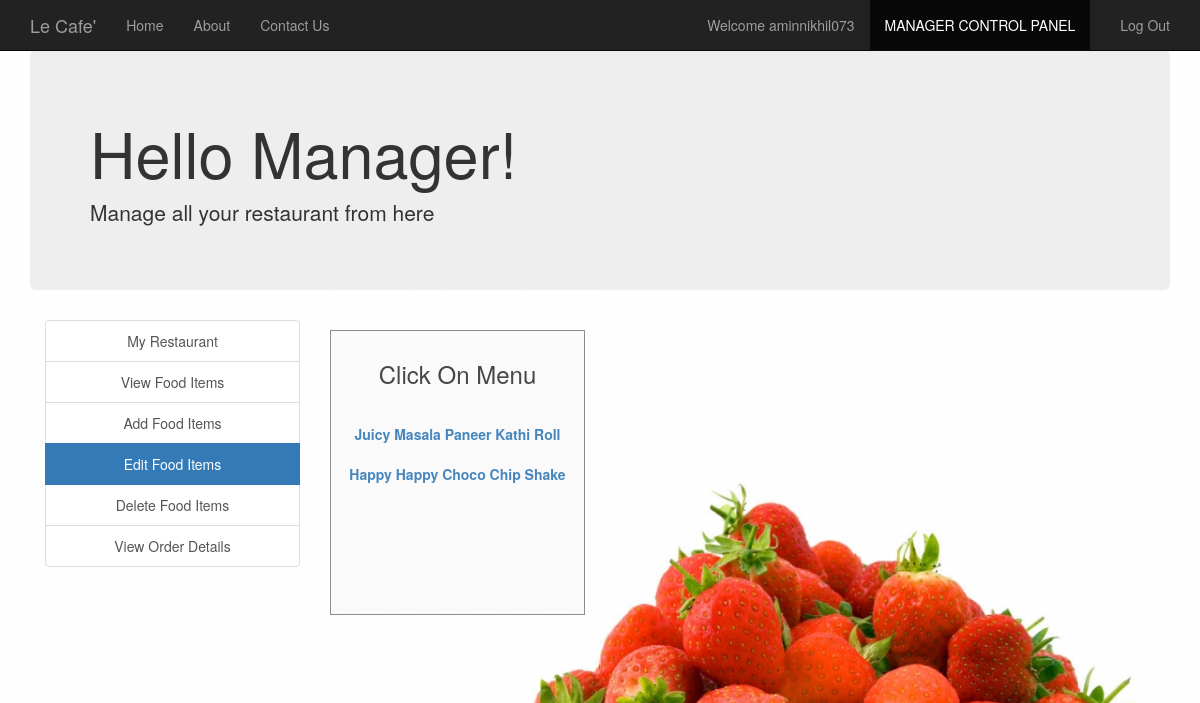
The page /edit_food_items.php (signed in) on the database its author committed.
### tables this page shows
CREATE TABLE `manager` (
  `username` varchar(30) NOT NULL,
  `fullname` varchar(30) NOT NULL,
  `email` varchar(30) NOT NULL,
  `contact` varchar(30) NOT NULL,
  `address` varchar(50) NOT NULL,
  `password` varchar(30) NOT NULL
);

CREATE TABLE `food` (
  `F_ID` int(30) NOT NULL,
  `name` varchar(30) NOT NULL,
  `price` int(30) NOT NULL,
  `description` varchar(200) NOT NULL,
  `R_ID` int(30) NOT NULL,
  `images_path` varchar(200) NOT NULL,
  `options` varchar(10) NOT NULL DEFAULT 'ENABLE'
);

### session_m.php (called while the page is built, shortened)
<?php
$conn = Connect();
$user_check=$_SESSION['login_user1'];
$query = "SELECT username FROM MANAGER WHERE username = '$user_check'";
$ses_sql = mysqli_query($conn, $query);
$row = mysqli_fetch_assoc($ses_sql);
$login_session =$row['username'];
?>

### edit_food_items.php (the view, shortened to what this page needs)
<?php
include('session_m.php');
?>
<!DOCTYPE html>
<html>
  <head>
  </head>
  <link rel="stylesheet" type = "text/css" href ="css/edit_food_items.css">
  <link rel="stylesheet" type = "text/css" href ="css/bootstrap.min.css">
  <body>
    <nav class="navbar navbar-inverse navbar-fixed-top navigation-clean-search" role="navigation">
      <div class="container">
        <div class="navbar-header">
          <a class="navbar-brand" href="index.php">Le Cafe'</a>
        </div>
        <div class="collapse navbar-collapse " id="myNavbar">
          <ul class="nav navbar-nav">
            <li><a href="index.php">Home</a></li>
            <li><a href="aboutus.php">About</a></li>
            <li><a href="contactus.php">Contact Us</a></li>
          </ul>
          <ul class="nav navbar-nav navbar-right">
            <li><a href="#"><span class="glyphicon glyphicon-user"></span> Welcome <?php echo $login_session; ?> </a></li>
            <li class="active"> <a href="managerlogin.php">MANAGER CONTROL PANEL</a></li>
            <li><a href="logout_m.php"><span class="glyphicon glyphicon-log-out"></span> Log Out </a></li>
          </ul>
        </div>
      </div>
    </nav>
<div class="container">
    <div class="jumbotron">
     <h1>Hello Manager! </h1>
     <p>Manage all your restaurant from here</p>
    </div>
    </div>
<div class="container">
    	<div class="col-xs-3" style="text-align: center;">
    	<div class="list-group">
    		<a href="myrestaurant.php" class="list-group-item ">My Restaurant</a>
    		<a href="view_food_items.php" class="list-group-item ">View Food Items</a>
    		<a href="add_food_items.php" class="list-group-item ">Add Food Items</a>
    		<a href="edit_food_items.php" class="list-group-item active">Edit Food Items</a>
    		<a href="delete_food_items.php" class="list-group-item ">Delete Food Items</a>
        <a href="view_order_details.php" class="list-group-item ">View Order Details</a>
    	</div>
    </div>
<div class="col-xs-3">
  <div class="form-area" style="padding: 10px 10px 110px 10px; ">
    <div style="text-align: center;">
      <h3>Click On Menu <br><br></h3>
    </div>
    <?php
    $query = mysqli_query($conn, "SELECT * FROM food f WHERE f.R_ID IN (SELECT r.R_ID FROM RESTAURANTS r WHERE r.M_ID='$user_check') ORDER BY F_ID");
    while ($row = mysqli_fetch_array($query)) {
      ?>
      <div class="list-group" style="text-align: center;">
        <?php
      echo "<b><a href='edit_food_items.php?update= {$row['F_ID']}'>{$row['name']}</a></b>";
        ?>
      </div>
    <?php
    }
    ?>
  </div>
</div>
</div>
  </body>
<br>
</html>

### css/edit_food_items.css (style rules this page uses)
body,html { height: 100%; }
body { padding-top: 50px; background-image: url('headerimg2.jpg'); background-repeat: repeat; background-size: 100%; }
.form-area { background-color: #FAFAFA; padding: 10px 40px 60px; margin: 10px 0px 60px; border: 1px solid GREY; opacity:0.9; }

### rows shown on the page
manager: username "aminnikhil073"
food: name "Juicy Masala Paneer Kathi Roll"
food: name "Happy Happy Choco Chip Shake"
